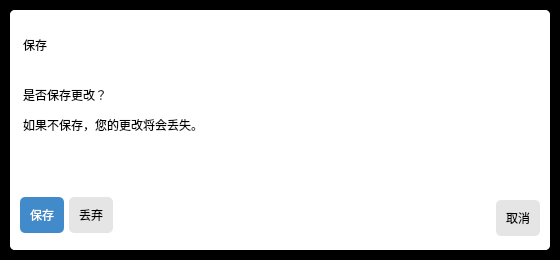
<?xml version="1.0" encoding="UTF-8"?>
<ui version="4.0">
 <class>Dialog</class>
 <widget class="QDialog" name="Dialog">
  <property name="geometry">
   <rect>
    <x>0</x>
    <y>0</y>
    <width>560</width>
    <height>260</height>
   </rect>
  </property>
  <property name="sizePolicy">
   <sizepolicy hsizetype="Minimum" vsizetype="Minimum">
    <horstretch>0</horstretch>
    <verstretch>0</verstretch>
   </sizepolicy>
  </property>
  <property name="windowTitle">
   <string>Dialog</string>
  </property>
  <property name="styleSheet">
   <string notr="true">background-color: rgb(0, 0, 0);</string>
  </property>
  <property name="sizeGripEnabled">
   <bool>false</bool>
  </property>
  <layout class="QVBoxLayout" name="verticalLayout">
   <property name="spacing">
    <number>0</number>
   </property>
   <property name="leftMargin">
    <number>10</number>
   </property>
   <property name="topMargin">
    <number>10</number>
   </property>
   <property name="rightMargin">
    <number>10</number>
   </property>
   <property name="bottomMargin">
    <number>10</number>
   </property>
   <item>
    <widget class="QFrame" name="frame">
     <property name="minimumSize">
      <size>
       <width>0</width>
       <height>70</height>
      </size>
     </property>
     <property name="styleSheet">
      <string notr="true">background-color: rgb(255, 255, 255);
border-radius:5px;</string>
     </property>
     <property name="frameShape">
      <enum>QFrame::StyledPanel</enum>
     </property>
     <property name="frameShadow">
      <enum>QFrame::Raised</enum>
     </property>
     <layout class="QVBoxLayout" name="verticalLayout_2">
      <property name="spacing">
       <number>0</number>
      </property>
      <property name="leftMargin">
       <number>0</number>
      </property>
      <property name="topMargin">
       <number>0</number>
      </property>
      <property name="rightMargin">
       <number>0</number>
      </property>
      <property name="bottomMargin">
       <number>0</number>
      </property>
      <item>
       <widget class="QFrame" name="top">
        <layout class="QHBoxLayout" name="horizontalLayout">
         <property name="spacing">
          <number>0</number>
         </property>
         <property name="leftMargin">
          <number>0</number>
         </property>
         <property name="topMargin">
          <number>0</number>
         </property>
         <property name="rightMargin">
          <number>0</number>
         </property>
         <property name="bottomMargin">
          <number>0</number>
         </property>
         <item>
          <widget class="QLabel" name="label">
           <property name="minimumSize">
            <size>
             <width>0</width>
             <height>70</height>
            </size>
           </property>
           <property name="maximumSize">
            <size>
             <width>16777215</width>
             <height>70</height>
            </size>
           </property>
           <property name="styleSheet">
            <string notr="true">font:14pt &quot;Microsoft YaHei UI&quot;;
margin-left:10px solid transparent;</string>
           </property>
           <property name="text">
            <string>保存</string>
           </property>
          </widget>
         </item>
         <item>
          <spacer name="horizontalSpacer">
           <property name="orientation">
            <enum>Qt::Horizontal</enum>
           </property>
           <property name="sizeHint" stdset="0">
            <size>
             <width>40</width>
             <height>20</height>
            </size>
           </property>
          </spacer>
         </item>
        </layout>
       </widget>
      </item>
      <item>
       <widget class="QLabel" name="label_2">
        <property name="minimumSize">
         <size>
          <width>0</width>
          <height>30</height>
         </size>
        </property>
        <property name="maximumSize">
         <size>
          <width>16777215</width>
          <height>30</height>
         </size>
        </property>
        <property name="styleSheet">
         <string notr="true">margin-left:10px solid transparent;
font: 12pt &quot;Microsoft YaHei UI&quot;;</string>
        </property>
        <property name="text">
         <string>是否保存更改？</string>
        </property>
       </widget>
      </item>
      <item>
       <widget class="QLabel" name="label_3">
        <property name="minimumSize">
         <size>
          <width>0</width>
          <height>30</height>
         </size>
        </property>
        <property name="maximumSize">
         <size>
          <width>16777215</width>
          <height>30</height>
         </size>
        </property>
        <property name="styleSheet">
         <string notr="true">margin-left:10px solid transparent;
font: 12pt &quot;Microsoft YaHei UI&quot;;</string>
        </property>
        <property name="text">
         <string>如果不保存，您的更改将会丢失。</string>
        </property>
       </widget>
      </item>
      <item>
       <widget class="QLabel" name="spacer">
        <property name="sizePolicy">
         <sizepolicy hsizetype="Preferred" vsizetype="Expanding">
          <horstretch>0</horstretch>
          <verstretch>0</verstretch>
         </sizepolicy>
        </property>
        <property name="text">
         <string/>
        </property>
       </widget>
      </item>
      <item>
       <widget class="QFrame" name="bottom">
        <property name="minimumSize">
         <size>
          <width>0</width>
          <height>70</height>
         </size>
        </property>
        <property name="maximumSize">
         <size>
          <width>16777215</width>
          <height>70</height>
         </size>
        </property>
        <layout class="QHBoxLayout" name="horizontalLayout_2">
         <property name="spacing">
          <number>0</number>
         </property>
         <property name="leftMargin">
          <number>0</number>
         </property>
         <property name="topMargin">
          <number>0</number>
         </property>
         <property name="rightMargin">
          <number>0</number>
         </property>
         <property name="bottomMargin">
          <number>0</number>
         </property>
         <item>
          <widget class="QPushButton" name="pushButton">
           <property name="minimumSize">
            <size>
             <width>0</width>
             <height>36</height>
            </size>
           </property>
           <property name="maximumSize">
            <size>
             <width>16777215</width>
             <height>36</height>
            </size>
           </property>
           <property name="styleSheet">
            <string notr="true">background-color: rgb(66, 139, 202);
font: 14pt &quot;Microsoft YaHei UI&quot;;
color: rgb(255, 255, 255);
margin-left:10px solid transparent;
padding-left:10px solid transparent;
padding-right:10px solid transparent;
border:none;</string>
           </property>
           <property name="text">
            <string>保存</string>
           </property>
          </widget>
         </item>
         <item>
          <widget class="QPushButton" name="pushButton_2">
           <property name="minimumSize">
            <size>
             <width>0</width>
             <height>36</height>
            </size>
           </property>
           <property name="maximumSize">
            <size>
             <width>16777215</width>
             <height>36</height>
            </size>
           </property>
           <property name="styleSheet">
            <string notr="true">background-color: rgb(229, 229, 229);
font: 14pt &quot;Microsoft YaHei UI&quot;;
margin-left:5px solid transparent;
padding-left:10px solid transparent;
padding-right:10px solid transparent;
border:none;</string>
           </property>
           <property name="text">
            <string>丢弃</string>
           </property>
          </widget>
         </item>
         <item>
          <widget class="QLabel" name="spacer_2">
           <property name="sizePolicy">
            <sizepolicy hsizetype="Expanding" vsizetype="Preferred">
             <horstretch>0</horstretch>
             <verstretch>0</verstretch>
            </sizepolicy>
           </property>
           <property name="text">
            <string/>
           </property>
          </widget>
         </item>
         <item>
          <widget class="QPushButton" name="pushButton_3">
           <property name="minimumSize">
            <size>
             <width>0</width>
             <height>36</height>
            </size>
           </property>
           <property name="maximumSize">
            <size>
             <width>16777215</width>
             <height>30</height>
            </size>
           </property>
           <property name="styleSheet">
            <string notr="true">background-color: rgb(229, 229, 229);
font: 14pt &quot;Microsoft YaHei UI&quot;;
border:none;
padding-left:10px solid transparent;
padding-right:10px solid transparent;
margin-right:10px solid transparent;</string>
           </property>
           <property name="text">
            <string>取消</string>
           </property>
          </widget>
         </item>
        </layout>
       </widget>
      </item>
     </layout>
    </widget>
   </item>
  </layout>
 </widget>
 <resources>
  <include location="../ui_resources.qrc"/>
 </resources>
 <connections/>
</ui>
